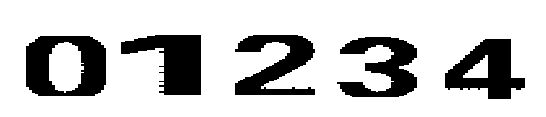
#> input picture OpenCV/img/123.png, 546 x 117 px
$ python demo6.py
#> lines starting #> are read from the running program, lines starting #| are printed output that depends on the picture; after the words box and inside, x2 and y2 are one past the last pixel; in counts of white or black regions, pixels touching at a corner belong together
import cv2

#读取图片
image1 = cv2.imread('../img/123.png')
#> image1 is the input picture: shape (117, 546, 3); min 0, max 255, mean 200.3
# 灰度图像
gray = cv2.cvtColor(image1, cv2.COLOR_BGR2GRAY)
# 二值化
ret, binary = cv2.threshold(gray,130, 255, cv2.THRESH_BINARY)
#> binary: shape (117, 546); 78.5% white; 5 black regions, box (x1, y1, x2, y2) and area: (26, 36, 106, 96) 3129, (121, 35, 201, 95) 2828, (445, 39, 525, 99) 2622, (337, 37, 417, 97) 2580, (235, 35, 315, 95) 2544
(h,w) = binary.shape#返回高和宽
#> h = 117; w = 546

#垂直投影
vproject = binary.copy()
a = [0 for x in range(0,w)]
#> a = 546 values from 0 to 0
#记录每一列的波峰
for j in range(0,w):#遍历一列
    for i in range(0,h):#遍历一行
        if vproject[i,j]==0:#如果改点为黑点
            a[j]+=1#该列的计数器加1计数
            vproject[i,j]=255#记录完后将其变为白色
#> vproject: shape (117, 546); every value is 255
for j in range(0,w):#遍历每一列
    for i in range((h-a[j]),h):#从该列应该变黑的最顶部的点开始向最底部涂黑
        vproject[i,j]=0 #涂黑
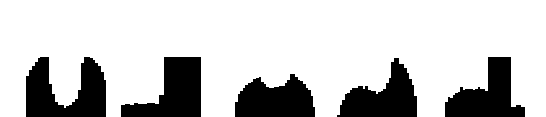
#> vproject: shape (117, 546); 78.5% white; 5 black regions, box (x1, y1, x2, y2) and area: (26, 57, 106, 117) 3129, (121, 57, 201, 117) 2828, (445, 57, 525, 117) 2622, (337, 58, 417, 117) 2580, (235, 74, 315, 117) 2544
cv2.putText(vproject,"verticality",(50,50),cv2.FONT_HERSHEY_SIMPLEX,1.5,(100,100,100),4)
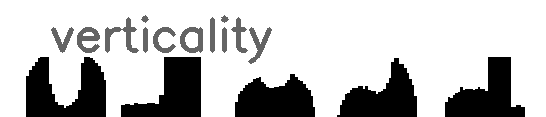
#> vproject: shape (117, 546); 4.11% of pixels changed, all inside (x1, y1, x2, y2) = (51, 15, 272, 64)

#水平投影
hproject = binary.copy()
b = [0 for x in range(0,w)]
#> b = 546 values from 0 to 0
for j in range(0,h):
    for i in range(0,w):
        if hproject[j,i] == 0:
            b[j] += 1
            hproject[j,i] = 255
for j in range(0,h):
    for i in range(0,b[j]):
        hproject[j,i]=0
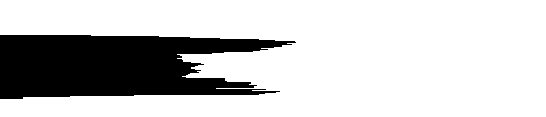
#> hproject: shape (117, 546); 78.5% white; 1 black region, box (x1, y1, x2, y2) and area: (0, 35, 296, 99) 13703
cv2.putText(hproject,"horizontal",(50,50),cv2.FONT_HERSHEY_SIMPLEX,1.5,(100,100,100),4)
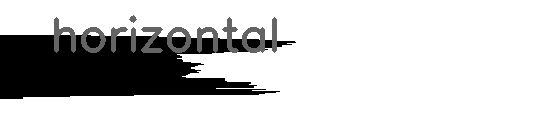
#> hproject: shape (117, 546); 4.1% of pixels changed, all inside (x1, y1, x2, y2) = (54, 15, 277, 53)


cv2.imshow("image1",image1)
cv2.imshow("vproject",vproject)
cv2.imshow("hproject",hproject)
cv2.waitKey(0)
cv2.destroyAllWindows()
